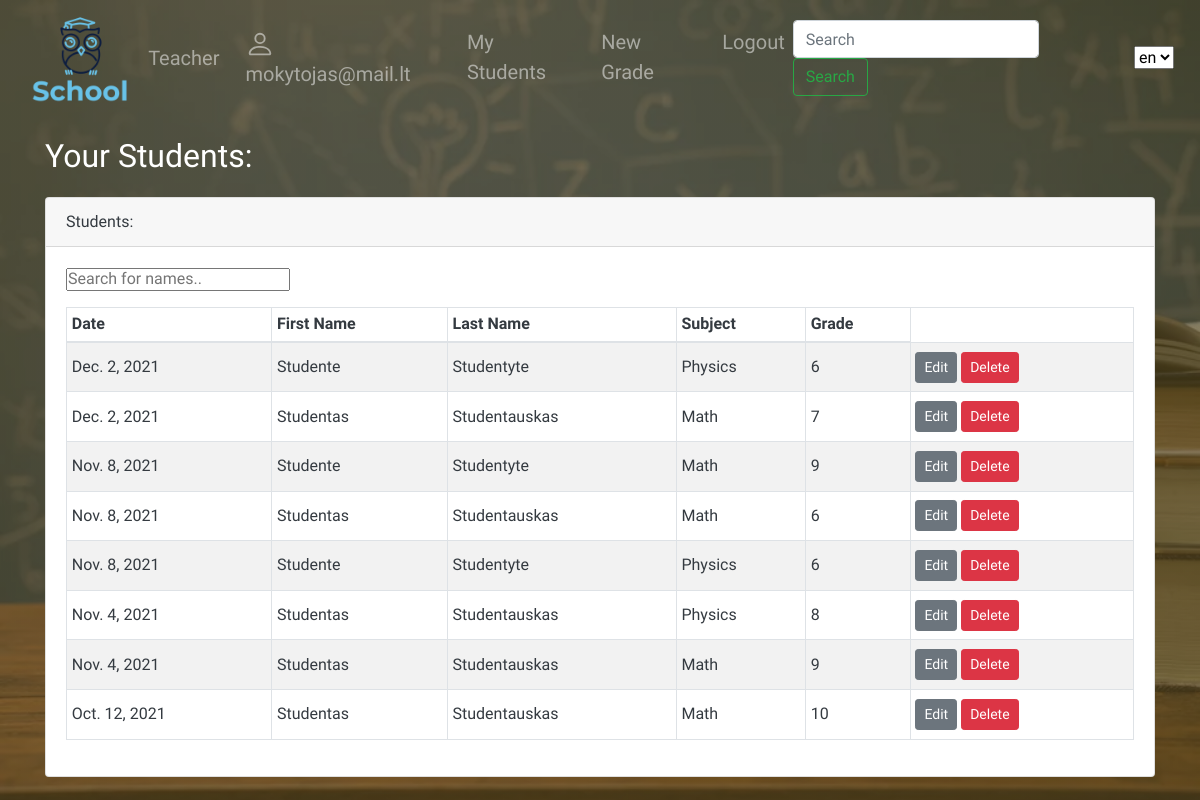
The page /school/mylessons/ (signed in) on the database its author committed.
### school/models.py (models this page shows, shortened)
class CustomUser(AbstractBaseUser, PermissionsMixin):
    email = models.EmailField(_('email address'), unique=True)
    fname = models.CharField(verbose_name=_("First name"), max_length=150, null=True, blank=True)
    lname = models.CharField(verbose_name=_("Last name"), max_length=150, null=True, blank=True)
    is_staff = models.BooleanField(default=False)
    is_active = models.BooleanField(default=True)
    USER_CHOICES = [
        ('T', 'Teacher'),
        ('S', 'Student')
    ]
    user_type = models.CharField(choices=USER_CHOICES, max_length=1)
    USERNAME_FIELD = 'email'
    REQUIRED_FIELDS = []
    objects = CustomUserManager()
    class Meta:
        ordering = ('id',)

class Subject_grade(models.Model):
    teacher_subject = models.ForeignKey('Teacher_subject', verbose_name=_('Teacher subject'), on_delete=models.CASCADE, null=True, blank=True)
    student = models.ForeignKey(User, on_delete=models.CASCADE, null=True, blank=True)
    date = models.DateField(verbose_name=_('Date'), null=True, blank=True)
    GRADE = (
        (1, '1'),
        (2, '2'),
        (3, '3'),
        (4, '4'),
        (5, '5'),
        (6, '6'),
        (7, '7'),
        (8, '8'),
        (9, '9'),
        (10, '10'),
    )
    grade = models.IntegerField(
        verbose_name=_('Grade'),
        choices=GRADE,
        null=True,
        blank=True,
    )
    class Meta:
        verbose_name = "Subject grade"
        verbose_name_plural = 'Subject grades'
        ordering = ['-date']

class Teacher_subject(models.Model):
    teacher = models.ForeignKey(User, on_delete=models.CASCADE, null=True, blank=True, related_name='subjects')
    subject = models.ForeignKey('Subject', verbose_name='Subject', on_delete=models.CASCADE, null=True, blank=True)
    class Meta:
        verbose_name = "Teacher's subject"
        verbose_name_plural = "Teacher's subjects"

class Subject(models.Model):
    name = models.CharField(verbose_name=_("Name"), max_length=150)
    class Meta:
        verbose_name = 'Subject'
        verbose_name_plural = 'Subjects'

### school/views.py (the view)
# urls.py: path('mylessons/', views.LessonsByUserListView.as_view(), name='my-lessons'),
class LessonsByUserListView(LoginRequiredMixin, generic.ListView):
    model = Subject_grade
    template_name = 'user_lessons.html'

### school/templates/user_lessons.html (shortened to what this page needs)
{% extends "base.html" %}
{% load i18n %}
{% load static %}
{% block content %}
<h1>{% trans "Your Students:" %}</h1>
<div class="row text-dark">
    <div class="col-lg-12">
        <div class="card">
            <div class="card-header">
                {% trans "Students:" %}
            </div>
            <div class="card-body">
                <input class="mb-3" type="text" id="myInput" onkeyup="myFunction()" placeholder="Search for names..">
                <table id="myTable" class="table table-responsive-sm table-bordered table-striped table-sm text-nowrap">
                    <thead>
                    <tr>
                        <th>{% trans "Date" %}</th>
                        <th>{% trans "First Name" %}</th>
                        <th>{% trans "Last Name" %}</th>
                        <th>{% trans "Subject" %}</th>
                        <th>{% trans "Grade" %}</th>
                    </tr>
                    </thead>
                    <tbody>
                        <tr>
                            {% for subject in subject_grade_list %}
                            {% if subject.teacher_subject.teacher == user %}
                                <td class="align-middle">{{ subject.date }}</td>
                                <td class="align-middle">{{ subject.student.fname }}</td>
                                <td class="align-middle">{{ subject.student.lname }}</td>
                                <td class="align-middle">{{ subject.teacher_subject.subject.name }}</td>
                                <td class="align-middle">{{ subject.grade }}</td>
                                <td>
                                    <a class="btn btn-secondary btn-sm mt-1 mb-1" href="{% url 'grade-update' subject.id %}">{% trans "Edit" %}</a>
                                    <a class="btn btn-danger btn-sm mt-1 mb-1" href="{% url 'grade-delete' subject.id %}">{% trans "Delete" %}</a>
                                </td>
                        </tr>
                        {% endif %}
                        {% endfor %}
                    </tbody>
                </table>
            </div>
        </div>
    </div>
</div>
<div class="row">
    <div class="col-md-12">
    </div>
</div>
{% endblock %}tml>

### school/templates/base.html (shortened to what this page needs)
<!DOCTYPE html>
<html lang="en">
<head>
    {% load i18n %}
    <link rel="stylesheet" href="https://stackpath.bootstrapcdn.com/bootstrap/4.1.3/css/bootstrap.min.css"
>
    <link rel="stylesheet" href="https://cdnjs.cloudflare.com/ajax/libs/normalize/8.0.1/normalize.css" />
    {% load static %}
    <link rel="stylesheet" href="{% static 'css/styles.css' %}">
</head>
<body>
<nav class="navbar navbar-expand-sm navbar-dark" >
  <a href="/" > <img src="{% static 'img/School_logo1.png' %}"></a>
  <div class="collapse navbar-collapse" id="navbarTogglerDemo03">
    <ul class="navbar-nav mr-auto mt-2 mt-lg-0">
      <li class="nav-item">
        <a class="nav-link" href="{% url 'teachers'%}">{% trans "Teacher" %}</a>
      </li>
        </ul>
      {% if user.is_authenticated %}
      <div class="collapse navbar-collapse">
      <ul class="navbar-nav ml-auto mt-2 mt-lg-0">
          <li class="nav-item"><a class="nav-link" href="{% url 'profile' %}">
          {{ user.get_username }} </a></li>
          {% if user.user_type == 'S' %}
      <li class="nav-item"><a class="nav-link" href="{% url 'my-grades' %}">{% trans "My grades" %}</a></li>
          {% else %}
          <li class="nav-item"><a class="nav-link" href="{% url 'my-lessons' %}">{% trans "My Students" %}</a></li>
          <li class="nav-item"><a class="nav-link" href="{% url 'grade-new'%}?next=/school">{% trans "New Grade" %}</a></li>
          {% endif %}
      <li class="nav-item"><a class="nav-link" href="{% url 'logout' %}?next=/school">{% trans "Logout" %}</a></li>
          {% else %}
          <div class="collapse navbar-collapse">
      <ul class="navbar-nav ml-auto mt-2 mt-lg-0">
      <li class="nav-item "><a class="nav-link" href="{% url 'login' %}?next={{request.path}}">{% trans "Login" %}</a></li></ul></div>
          {% endif %}
      </ul></div>
    <form action="{% url 'search' %}" method="get" class="form-inline my-2 my-lg-0">
      <input name="query" class="form-control mr-sm-2" type="search" placeholder="Search" aria-label="Search">
      <button class="btn my-2 my-sm-0 mr-2 btn btn-outline-success" type="submit">{% trans "Search" %}</button>
    </form>
      <form class="lang" action="{% url 'set_language' %}" method="post">
        <select name="language" onchange="this.form.submit()">
          {% load static %}
          {% get_current_language as LANGUAGE_CODE %}
          {% get_available_languages as LANGUAGES %}
          {% for lang in LANGUAGES %}
          <option style="background-image: url({% static 'img/lt.png' %});" value="{{ lang.0 }}" {% if lang.0 == LANGUAGE_CODE %} selected="selected" {% endif %}>
            {{ lang.0 }}
          </option>
          {% endfor %}
        </select>
      </form>
  </div>
</nav>
<div class="container">
    {% block content %}
    {% endblock %}
</div>
</body>
</html>

### school/static/css/styles.css (style rules this page uses)
* { margin: 0px; padding: 0px; box-sizing: border-box; font-family: 'Offside', cursive; list-style: none; }
body { background-image: linear-gradient(rgba(83, 70, 31, 0.7),rgba(83, 70, 31, 0.7)), url(../img/fonas.jpg); background-size: cover; color: white; }
nav img { height: 100px; }
nav a { font-size: 20px; margin-left: 10px; }
li a { list-style: none; }
li a:link { text-decoration: none; }
.lang { margin: 5px; padding: 5px; }

### rows shown on the page
CustomUser: get_username "mokytojas@mail.lt"
Subject_grade: date "Dec. 2, 2021", student.fname "Studente", student.lname "Studentyte", teacher_subject.subject.name "Physics", grade "6"
Subject_grade: date "Dec. 2, 2021", student.fname "Studentas", student.lname "Studentauskas", teacher_subject.subject.name "Math", grade "7"
Subject_grade: date "Nov. 8, 2021", student.fname "Studente", student.lname "Studentyte", teacher_subject.subject.name "Math", grade "9"
Subject_grade: date "Nov. 8, 2021", student.fname "Studentas", student.lname "Studentauskas", teacher_subject.subject.name "Math", grade "6"
Subject_grade: date "Nov. 8, 2021", student.fname "Studente", student.lname "Studentyte", teacher_subject.subject.name "Physics", grade "6"
Subject_grade: date "Nov. 4, 2021", student.fname "Studentas", student.lname "Studentauskas", teacher_subject.subject.name "Physics", grade "8"
Subject_grade: date "Nov. 4, 2021", student.fname "Studentas", student.lname "Studentauskas", teacher_subject.subject.name "Math", grade "9"
Subject_grade: date "Oct. 12, 2021", student.fname "Studentas", student.lname "Studentauskas", teacher_subject.subject.name "Math", grade "10"

### other values the page prints
form field language "en"
